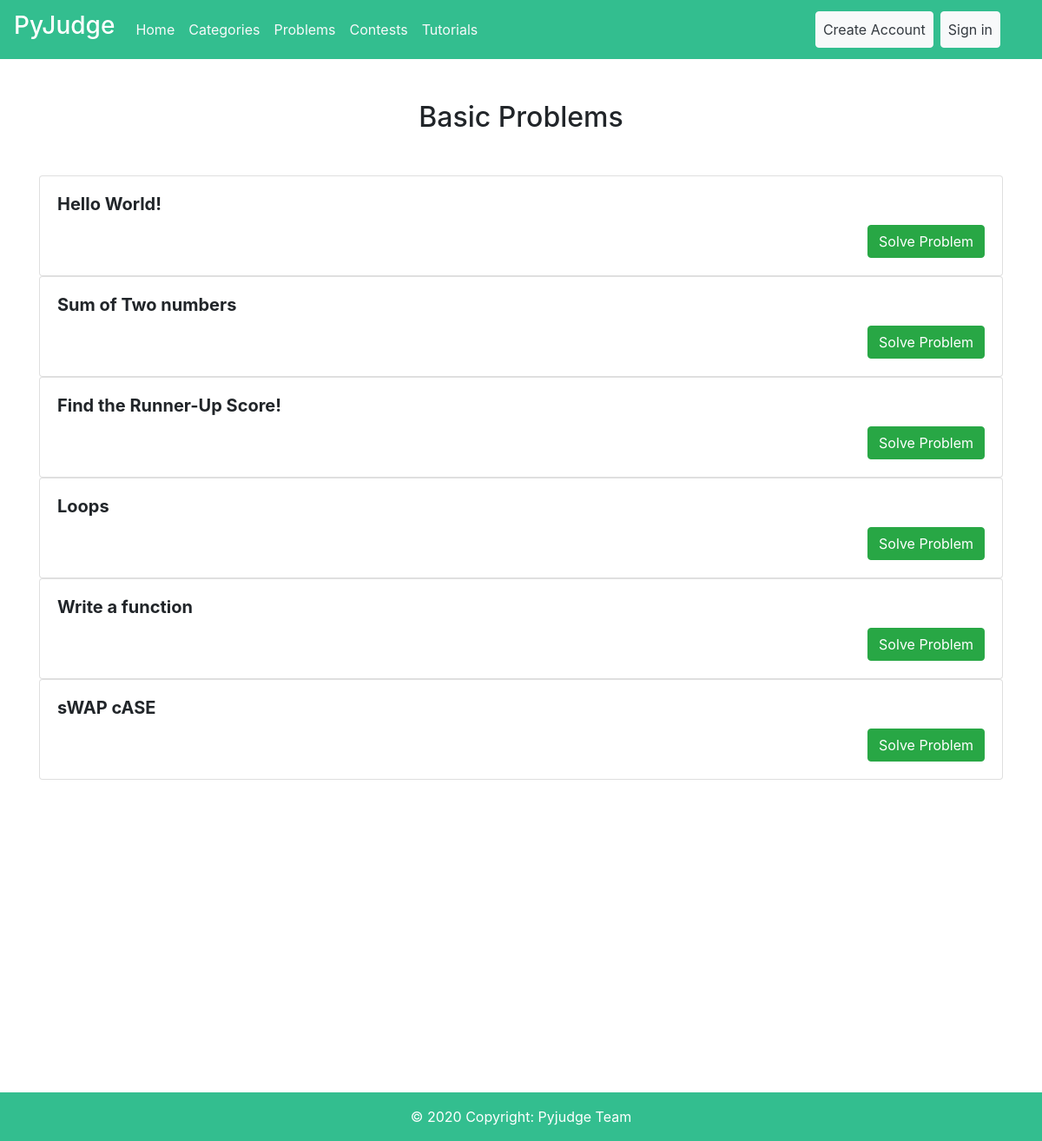
The page /problems/problems-list/ on the database its author committed.
### Problems/models.py (models this page shows, shortened)
class Problems(models.Model):
    setter = models.ForeignKey(User, on_delete=models.CASCADE, null=True)
    problem_id = models.CharField(max_length=100, unique=True)
    problem_name = models.CharField(max_length=100, unique=True)
    Problem_text = RichTextField(blank=True, null=True)
    sample_input = models.CharField(max_length=255, null=True)
    sample_output = models.CharField(max_length=255, null=True)
    input = models.FileField(upload_to='Documents/TestCase/Input', null=True)
    output = models.FileField(upload_to='Documents/TestCase/Output', null=True)
    category = models.CharField(max_length=100, choices=CATEGORY, null=True)
    level = models.CharField(max_length=20, choices=LEVEL, null=True)

### Problems/views.py (the view)
# urls.py: path('problems-list/', pviews.listProblems, name='problems-list'),
def listProblems(request):
    queryset = Problems.objects.all()
    context={
        'object_list':queryset
        }
    return render(request, 'Problems/problem.html',context)

### Templates/Problems/problem.html (shortened to what this page needs)
{%extends 'User/base.html' %}
{% load crispy_forms_tags %}
{%block content%}
  {% if user.is_authenticated and user.is_staff and user.is_superuser %}
    <div class="card text-center mt-5" style="margin-left: 20%;margin-right: 20%;">
      <div class="card-header bg-success text-white">
        <h5>Upload Problem</h5>
      </div>
      <div class="card-body">
        <h5 class="card-title">Problem Uploading Page</h5>
        <p class="card-text">Only Admins Can Upload Problems through this page.</p>
        <a class="btn btn-success" href="{% url 'add-problem' %}">Upload</a>
      </div>
    </div>
    <div class="container">
      <h2 class="text-center my-5">Basic Problems</h2>
        <div class="list-group">
          {% for problem in object_list %}
          <div class="card">
            <div class="card-body">
              <h5 class="card-title">
                <strong>
                  {{problem.problem_name}}
                </strong></h5>
              <a href="{% url 'solve-section' problem.pk %}" class="btn btn-success" style="float:left;">Solve Problem</a>
              <a href="{% url 'delete-problem' problem.pk %}" class="btn btn-danger" style="float:right;">Delete</a>
              <a href="{% url 'update-problem' problem.pk %}" class="btn btn-primary" style="float:right;">Edit</a>
            </div>
          </div>
          {% endfor %}
        </div>
    </div>
  {% else %}
    <div class="container">
      <h2 class="text-center my-5">Basic Problems</h2>
        <div class="list-group">
          {% for problem in object_list %}
          <div class="card">
            <div class="card-body">
              <h5 class="card-title">
                <strong>
                  {{problem.problem_name}}
                </strong></h5>
              <a href="{% url 'solve-section' problem.pk %}" class="btn btn-success" style="float:right;">Solve Problem</a>
            </div>
          </div>
          {% endfor %}
        </div>
    </div>
  {% endif %}
{% endblock %}

### rows shown on the page
Problems: problem_name "Hello World!"
Problems: problem_name "Sum of Two numbers"
Problems: problem_name "Find the Runner-Up Score!"
Problems: problem_name "Loops"
Problems: problem_name "Write a function"
Problems: problem_name "sWAP cASE"
